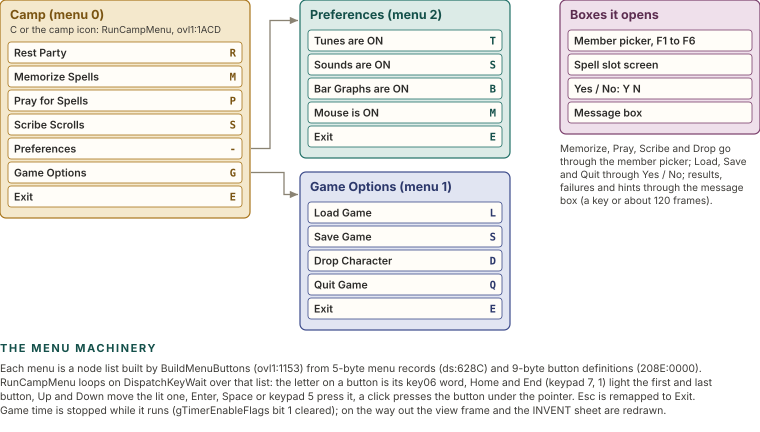

Python code for this plot:
import sys; sys.path.insert(0, '.')
from figlib import *

c = Canvas(760, 340)
def card(x, y, w, title, sub, k, rows):
    tc, sc, fc = PAL[k]
    h = (44 if sub else 32) + 24 * len(rows) + 6
    c.rect(x, y, w, h, fill=fc, stroke=sc, sw=1.2, rx=6)
    c.text(x + 10, y + 19, title, size=12.5, weight=700, color=tc)
    if sub:
        c.text(x + 10, y + 33, sub, size=9.6, color=INK2)
    yy = y + (42 if sub else 30)
    pos = []
    for lab, key in rows:
        c.rect(x + 8, yy, w - 16, 21, fill=CARD, stroke=sc, sw=0.8, rx=3)
        c.text(x + 14, yy + 14.5, lab, size=10.6, weight=600, color=INK)
        c.text(x + w - 14, yy + 14.5, key, size=10.6, weight=700, color=tc, anchor="end", mono=True)
        pos.append((x, yy + 10.5, x + w))
        yy += 24
    return pos, h

p0, h0 = card(0, 0, 250, "Camp (menu 0)", "C or the camp icon: RunCampMenu, ovl1:1ACD", "ochre", [
    ("Rest Party", "R"), ("Memorize Spells", "M"), ("Pray for Spells", "P"), ("Scribe Scrolls", "S"),
    ("Preferences", "-"), ("Game Options", "G"), ("Exit", "E")])
p2, h2 = card(300, 0, 210, "Preferences (menu 2)", "", "teal", [
    ("Tunes are ON", "T"), ("Sounds are ON", "S"), ("Bar Graphs are ON", "B"), ("Mouse is ON", "M"), ("Exit", "E")])
p1, h1 = card(300, h2 + 14, 210, "Game Options (menu 1)", "", "navy", [
    ("Load Game", "L"), ("Save Game", "S"), ("Drop Character", "D"), ("Quit Game", "Q"), ("Exit", "E")])
c.arrow([(251, p0[4][1]), (270, p0[4][1]), (270, p2[0][1] - 20), (298, p2[0][1] - 20)], color=GREY)
c.arrow([(251, p0[5][1]), (284, p0[5][1]), (284, p1[0][1] - 18), (298, p1[0][1] - 18)], color=GREY)
# helpers
p3, h3 = card(560, 0, 200, "Boxes it opens", "", "plum", [("Member picker, F1 to F6", ""), ("Spell slot screen", ""), ("Yes / No: Y N", ""), ("Message box", "")])
c.text(560, h3 + 18, "Memorize, Pray, Scribe and Drop go", size=10, color=INK2)
c.text(560, h3 + 31, "through the member picker; Load, Save", size=10, color=INK2)
c.text(560, h3 + 44, "and Quit through Yes / No; results,", size=10, color=INK2)
c.text(560, h3 + 57, "failures and hints through the message", size=10, color=INK2)
c.text(560, h3 + 70, "box (a key or about 120 frames).", size=10, color=INK2)
yb = max(h0, h2 + 14 + h1) + 22
c.section(0, yb, "The menu machinery")
lines = [
    "Each menu is a node list built by BuildMenuButtons (ovl1:1153) from 5-byte menu records (ds:628C) and 9-byte button definitions (208E:0000).",
    "RunCampMenu loops on DispatchKeyWait over that list: the letter on a button is its key06 word, Home and End (keypad 7, 1) light the first and last",
    "button, Up and Down move the lit one, Enter, Space or keypad 5 press it, a click presses the button under the pointer. Esc is remapped to Exit.",
    "Game time is stopped while it runs (gTimerEnableFlags bit 1 cleared); on the way out the view frame and the INVENT sheet are redrawn.",
]
for i, l in enumerate(lines):
    c.text(0, yb + 20 + 14 * i, l, size=10.4, color=INK2)
c.h = yb + 20 + 14 * len(lines) + 4
c.save("figs/arc_menus.svg")
